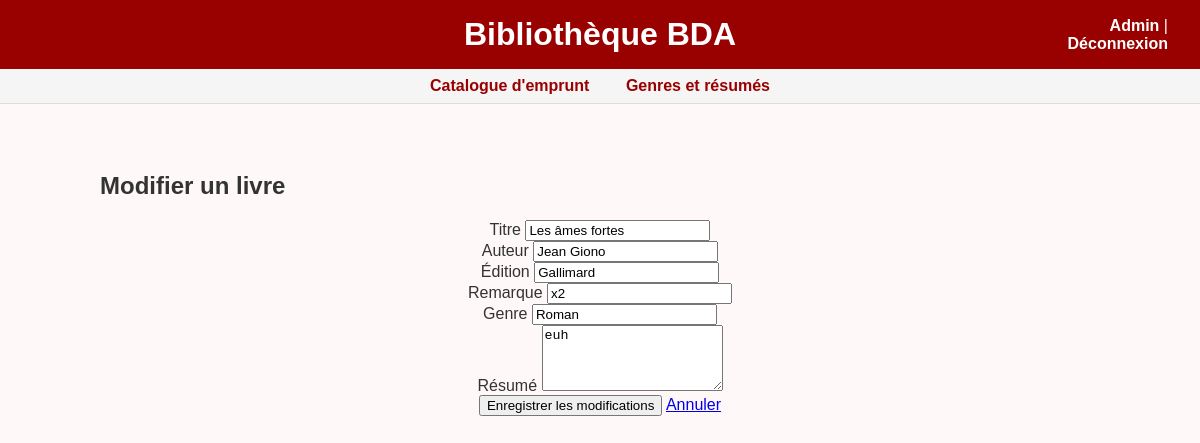
The app's page /edit/5 (signed in) with its own data.
### tables this page shows
CREATE TABLE books (
            id INTEGER PRIMARY KEY AUTOINCREMENT,
            title TEXT NOT NULL,
            author TEXT NOT NULL,
            status TEXT DEFAULT 'disponible',
            edition TEXT,
            remarque TEXT,
            genre TEXT,
            resume TEXT
        );

### main.py (the view, shortened to what this page needs)
@app.route("/edit/<int:book_id>", methods=["GET", "POST"])
def edit_book(book_id):
    if not session.get("logged_in"):
        flash("Connecte-toi d'abord !", "warning")
        return redirect(url_for("login"))
    books = get_all_books()
    book = next((b for b in books if b["id"] == book_id), None)
    if not book:
        flash("Livre introuvable.", "danger")
        return redirect(url_for("admin"))
    return render_template("edit_book.html", book=book)

### database.py (called while the page is built)
def get_connection():
    conn = sqlite3.connect(DB_NAME)
    conn.row_factory = sqlite3.Row
    return conn

def get_all_books():
    conn = get_connection()
    c = conn.cursor()
    c.execute("SELECT * FROM books ORDER BY id DESC")
    rows = c.fetchall()
    conn.close()
    return rows

### templates/edit_book.html
{% extends "base.html" %}
{% block content %}
<div class="container">
    <h2>Modifier un livre</h2>
    <form method="POST" action="">
        <div class="form-group">
            <label for="title">Titre</label>
            <input type="text" class="form-control" id="title" name="title" value="{{ book.title }}" required>
        </div>
        <div class="form-group">
            <label for="author">Auteur</label>
            <input type="text" class="form-control" id="author" name="author" value="{{ book.author }}" required>
        </div>
        <div class="form-group">
            <label for="edition">Édition</label>
            <input type="text" class="form-control" id="edition" name="edition" value="{{ book.edition or '' }}">
        </div>
        <div class="form-group">
            <label for="remarque">Remarque</label>
            <input type="text" class="form-control" id="remarque" name="remarque" value="{{ book.remarque or '' }}">
        </div>
        <div class="form-group">
            <label for="genre">Genre</label>
            <input type="text" class="form-control" id="genre" name="genre" value="{{ book.genre or '' }}">
        </div>
        <div class="form-group">
            <label for="resume">Résumé</label>
            <textarea class="form-control" id="resume" name="resume" rows="4">{{ book.resume or '' }}</textarea>
        </div>
        <button type="submit" class="btn btn-primary">Enregistrer les modifications</button>
        <a href="{{ url_for('admin') }}" class="btn btn-secondary">Annuler</a>
    </form>
</div>
{% endblock %}

### static/style.css (style rules this page uses)
body { font-family: Arial, sans-serif; background: #fff8f8; margin: 0; padding: 0; color: #333; }
form { margin-bottom: 2rem; text-align: center; }

### records on screen
books: title "Les âmes fortes", author "Jean Giono", edition "Gallimard", remarque "x2", genre "Roman", resume "euh"
